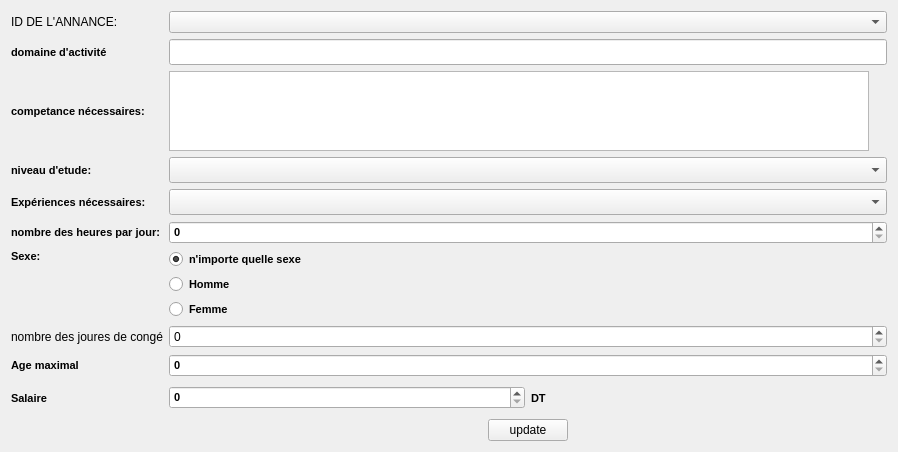
         <widget class="QWidget" name="scrollAreaWidgetContents_5">
          <property name="geometry">
           <rect>
            <x>0</x>
            <y>0</y>
            <width>898</width>
            <height>452</height>
           </rect>
          </property>
          <layout class="QVBoxLayout" name="verticalLayout_5">
           <item>
            <layout class="QGridLayout" name="gridLayout_4">
             <item row="12" column="1">
              <layout class="QHBoxLayout" name="horizontalLayout_10">
               <item>
                <widget class="QSpinBox" name="salaire2">
                 <property name="font">
                  <font>
                   <family>MS Shell Dlg 2</family>
                   <pointsize>8</pointsize>
                   <weight>75</weight>
                   <bold>true</bold>
                  </font>
                 </property>
                 <property name="minimum">
                  <number>0</number>
                 </property>
                 <property name="maximum">
                  <number>99999999</number>
                 </property>
                 <property name="value">
                  <number>0</number>
                 </property>
                </widget>
               </item>
               <item>
                <widget class="QLabel" name="o_label_19">
                 <property name="font">
                  <font>
                   <family>MS Shell Dlg 2</family>
                   <pointsize>8</pointsize>
                   <weight>75</weight>
                   <bold>true</bold>
                  </font>
                 </property>
                 <property name="text">
                  <string>DT</string>
                 </property>
                </widget>
               </item>
              </layout>
             </item>
             <item row="4" column="1">
              <widget class="QComboBox" name="niveau2">
               <property name="font">
                <font>
                 <family>MS Shell Dlg 2</family>
                 <pointsize>11</pointsize>
                 <weight>75</weight>
                 <bold>true</bold>
                </font>
               </property>
              </widget>
             </item>
             <item row="7" column="1">
              <layout class="QVBoxLayout" name="verticalLayout_4">
               <item>
                <widget class="QRadioButton" name="o_radioButton_7">
                 <property name="font">
                  <font>
                   <family>MS Shell Dlg 2</family>
                   <pointsize>8</pointsize>
                   <weight>75</weight>
                   <bold>true</bold>
                  </font>
                 </property>
                 <property name="text">
                  <string>n'importe quelle sexe</string>
                 </property>
                 <property name="checked">
                  <bool>true</bool>
                 </property>
                </widget>
               </item>
               <item>
                <widget class="QRadioButton" name="o_radioButton_5">
                 <property name="font">
                  <font>
                   <family>MS Shell Dlg 2</family>
                   <pointsize>8</pointsize>
                   <weight>75</weight>
                   <bold>true</bold>
                  </font>
                 </property>
                 <property name="text">
                  <string>Homme</string>
                 </property>
                </widget>
               </item>
               <item>
                <widget class="QRadioButton" name="o_radioButton_6">
                 <property name="font">
                  <font>
                   <family>MS Shell Dlg 2</family>
                   <pointsize>8</pointsize>
                   <weight>75</weight>
                   <bold>true</bold>
                  </font>
                 </property>
                 <property name="text">
                  <string>Femme</string>
                 </property>
                </widget>
               </item>
              </layout>
             </item>
             <item row="9" column="1">
              <widget class="QSpinBox" name="age2">
               <property name="font">
                <font>
                 <family>MS Shell Dlg 2</family>
                 <pointsize>8</pointsize>
                 <weight>75</weight>
                 <bold>true</bold>
                </font>
               </property>
              </widget>
             </item>
             <item row="8" column="1">
              <widget class="QSpinBox" name="njconge2">
               <property name="font">
                <font/>
               </property>
              </widget>
             </item>
             <item row="4" column="0">
              <widget class="QLabel" name="o_label_14">
               <property name="font">
                <font>
                 <family>MS Shell Dlg 2</family>
                 <pointsize>8</pointsize>
                 <weight>75</weight>
                 <bold>true</bold>
                </font>
               </property>
               <property name="text">
                <string>niveau d'etude:</string>
               </property>
              </widget>
             </item>
             <item row="7" column="0" alignment="Qt::AlignTop">
              <widget class="QLabel" name="o_label_20">
               <property name="font">
                <font>
                 <family>MS Shell Dlg 2</family>
                 <pointsize>8</pointsize>
                 <weight>75</weight>
                 <bold>true</bold>
                </font>
               </property>
               <property name="text">
                <string>Sexe:</string>
               </property>
              </widget>
             </item>
             <item row="2" column="0">
              <widget class="QLabel" name="o_label_13">
               <property name="font">
                <font>
                 <family>MS Shell Dlg 2</family>
                 <pointsize>8</pointsize>
                 <weight>75</weight>
                 <bold>true</bold>
                </font>
               </property>
               <property name="text">
                <string>competance nécessaires:</string>
               </property>
              </widget>
             </item>
             <item row="5" column="0">
              <widget class="QLabel" name="o_label_12">
               <property name="font">
                <font>
                 <family>MS Shell Dlg 2</family>
                 <pointsize>8</pointsize>
                 <weight>75</weight>
                 <bold>true</bold>
                </font>
               </property>
               <property name="text">
                <string>Expériences nécessaires:</string>
               </property>
              </widget>
             </item>
             <item row="1" column="1">
              <widget class="QLineEdit" name="domaine2">
               <property name="font">
                <font>
                 <family>MS Shell Dlg 2</family>
                 <pointsize>11</pointsize>
                 <weight>75</weight>
                 <bold>true</bold>
                </font>
               </property>
              </widget>
             </item>
             <item row="12" column="0">
              <widget class="QLabel" name="o_label_16">
               <property name="font">
                <font>
                 <family>MS Shell Dlg 2</family>
                 <pointsize>8</pointsize>
                 <weight>75</weight>
                 <bold>true</bold>
                </font>
               </property>
               <property name="text">
                <string>Salaire</string>
               </property>
              </widget>
             </item>
             <item row="2" column="1">
              <widget class="QPlainTextEdit" name="competance2">
               <property name="maximumSize">
                <size>
                 <width>700</width>
                 <height>80</height>
                </size>
               </property>
               <property name="font">
                <font>
                 <family>MS Shell Dlg 2</family>
                 <pointsize>9</pointsize>
                 <weight>75</weight>
                 <bold>true</bold>
                </font>
               </property>
               <property name="cursor" stdset="0">
                <cursorShape>IBeamCursor</cursorShape>
               </property>
               <property name="lineWrapMode">
                <enum>QPlainTextEdit::WidgetWidth</enum>
               </property>
              </widget>
             </item>
             <item row="0" column="1">
              <widget class="QComboBox" name="o_comboBox_7">
               <property name="font">
                <font/>
               </property>
              </widget>
             </item>
             <item row="8" column="0">
              <widget class="QLabel" name="o_label_39">
               <property name="font">
                <font/>
               </property>
               <property name="text">
                <string>nombre des joures de congé</string>
               </property>
              </widget>
             </item>
             <item row="6" column="1">
              <widget class="QSpinBox" name="nheures2">
               <property name="font">
                <font>
                 <family>MS Shell Dlg 2</family>
                 <pointsize>8</pointsize>
                 <weight>75</weight>
                 <bold>true</bold>
                </font>
               </property>
               <property name="cursor">
                <cursorShape>IBeamCursor</cursorShape>
               </property>
               <property name="maximum">
                <number>23</number>
               </property>
              </widget>
             </item>
             <item row="0" column="0">
              <widget class="QLabel" name="o_label_11">
               <property name="font">
                <font/>
               </property>
               <property name="text">
                <string>ID DE L'ANNANCE:</string>
               </property>
              </widget>
             </item>
             <item row="5" column="1">
              <widget class="QComboBox" name="experience2">
               <property name="font">
                <font>
                 <family>MS Shell Dlg 2</family>
                 <pointsize>11</pointsize>
                 <weight>75</weight>
                 <bold>true</bold>
                </font>
               </property>
              </widget>
             </item>
             <item row="1" column="0">
              <widget class="QLabel" name="o_label_18">
               <property name="font">
                <font>
                 <family>MS Shell Dlg 2</family>
                 <pointsize>8</pointsize>
                 <weight>75</weight>
                 <bold>true</bold>
                </font>
               </property>
               <property name="text">
                <string>domaine d'activité</string>
               </property>
              </widget>
             </item>
             <item row="9" column="0">
              <widget class="QLabel" name="o_label_17">
               <property name="font">
                <font>
                 <family>MS Shell Dlg 2</family>
                 <pointsize>8</pointsize>
                 <weight>75</weight>
                 <bold>true</bold>
                </font>
               </property>
               <property name="text">
                <string>Age maximal</string>
               </property>
              </widget>
             </item>
             <item row="6" column="0">
              <widget class="QLabel" name="o_label_15">
               <property name="font">
                <font>
                 <family>MS Shell Dlg 2</family>
                 <pointsize>8</pointsize>
                 <weight>75</weight>
                 <bold>true</bold>
                </font>
               </property>
               <property name="text">
                <string>nombre des heures par jour:</string>
               </property>
              </widget>
             </item>
             <item row="13" column="1">
              <layout class="QHBoxLayout" name="horizontalLayout_9">
               <item>
                <spacer name="horizontalSpacer_4">
                 <property name="font">
                  <font/>
                 </property>
                 <property name="orientation">
                  <enum>Qt::Horizontal</enum>
                 </property>
                 <property name="sizeHint" stdset="0">
                  <size>
                   <width>40</width>
                   <height>20</height>
                  </size>
                 </property>
                </spacer>
               </item>
               <item>
                <widget class="QPushButton" name="o_pushButton_3">
                 <property name="font">
                  <font/>
                 </property>
                 <property name="text">
                  <string>update</string>
                 </property>
                </widget>
               </item>
               <item>
                <spacer name="horizontalSpacer_5">
                 <property name="font">
                  <font/>
                 </property>
                 <property name="orientation">
                  <enum>Qt::Horizontal</enum>
                 </property>
                 <property name="sizeHint" stdset="0">
                  <size>
                   <width>40</width>
                   <height>20</height>
                  </size>
                 </property>
                </spacer>
               </item>
              </layout>
             </item>
            </layout>
           </item>
          </layout>
         </widget>
